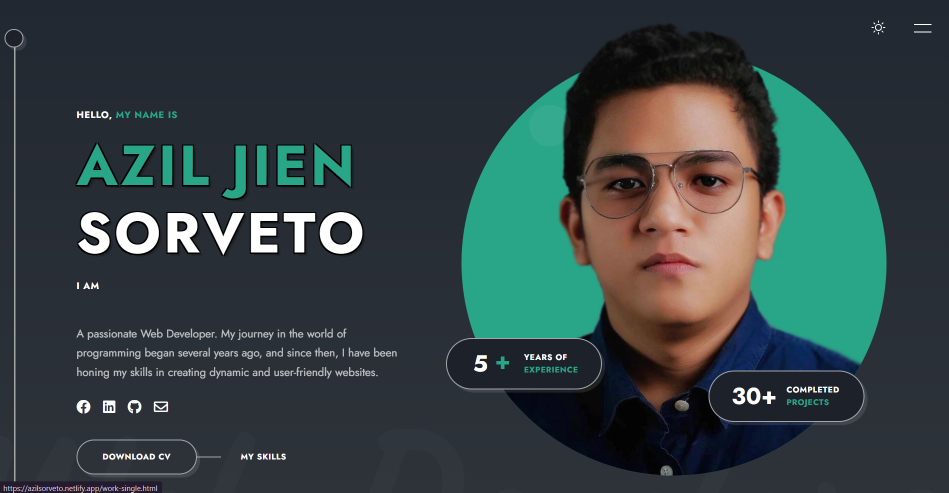
#> input picture assets/images/Thumbnail.png, 1898 x 985 px (shown at 1/2 size)
$ python generate_og_image.py
#> lines starting #> are read from the running program, lines starting #| are printed output that depends on the picture
#!/usr/bin/env python3
"""
Resize/crop assets/images/Thumbnail.png -> assets/images/og-image.png (1200x630)
Requires: Pillow
Usage:
  python scripts/generate_og_image.py
"""
from PIL import Image, ImageOps
from pathlib import Path

SRC = Path(__file__).resolve().parents[1] / 'assets' / 'images' / 'Thumbnail.png'
DST = Path(__file__).resolve().parents[1] / 'assets' / 'images' / 'og-image.png'
SIZES = {
    'og-image.png': (1200, 630),
    'og-image-square.png': (1200, 1200),
}

if not SRC.exists():
    print(f"Source not found: {SRC}")
    raise SystemExit(1)

src_img = Image.open(SRC).convert('RGBA')
#> src_img is the input picture: PIL image 1898x985 RGBA; mean R, G, B, A 52.2, 66.1, 67, 255

for name, size in SIZES.items():
    out = Path(__file__).resolve().parents[1] / 'assets' / 'images' / name
    img = ImageOps.fit(src_img, size, method=Image.LANCZOS, centering=(0.5, 0.5))
    if img.mode in ('RGBA', 'LA'):
        bg = Image.new('RGB', size, (255, 255, 255))
        bg.paste(img, mask=img.split()[3])
        bg.save(out, format='PNG', optimize=True)
    else:
        img.convert('RGB').save(out, format='PNG', optimize=True)
    print(f"Saved {out} ({size[0]}x{size[1]})")
#> this loop made 2 passes
#> pass 1, `img = ImageOps.fit(src_img, size, method=Image.LANCZOS, centering=(0.5..`:
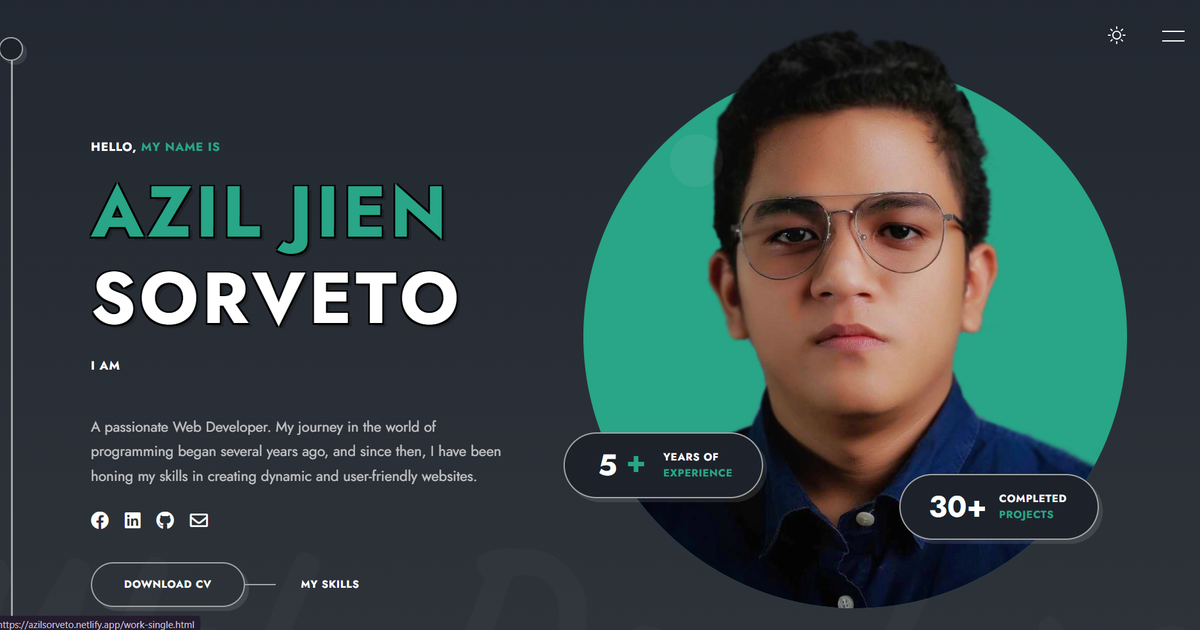
#> img: PIL image 1200x630 RGBA; mean R, G, B, A 52.4, 66.3, 67.1, 255
#> pass 2, `img = ImageOps.fit(src_img, size, method=Image.LANCZOS, centering=(0.5..`:
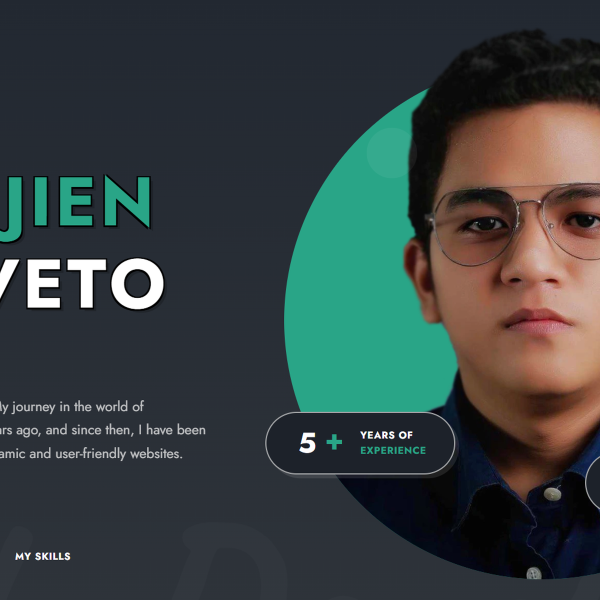
#> img: PIL image 1200x1200 RGBA (shown at 1/2 size); mean R, G, B, A 54.5, 64.8, 64.2, 255
